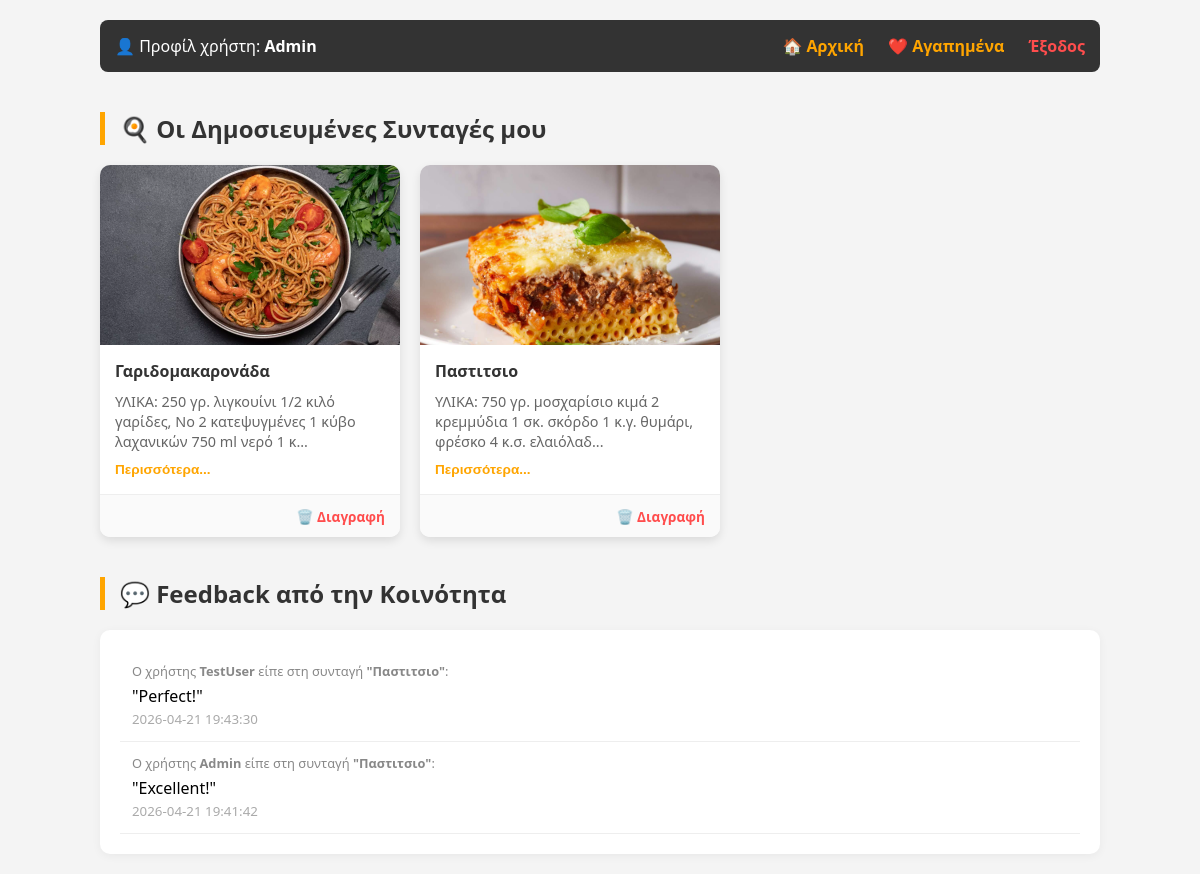
The app's page /profile.php (signed in) with its own data.
### tables this page shows
CREATE TABLE `recipes` (
  `id` int(11) NOT NULL,
  `user_id` int(11) NOT NULL,
  `title` varchar(255) NOT NULL,
  `description` text NOT NULL,
  `image_url` varchar(255) DEFAULT NULL,
  `created_at` timestamp NOT NULL DEFAULT current_timestamp()
);

CREATE TABLE `comments` (
  `id` int(11) NOT NULL,
  `recipe_id` int(11) NOT NULL,
  `user_id` int(11) NOT NULL,
  `comment_text` text NOT NULL,
  `created_at` timestamp NOT NULL DEFAULT current_timestamp()
);

CREATE TABLE `users` (
  `id` int(11) NOT NULL,
  `username` varchar(100) NOT NULL,
  `email` varchar(100) NOT NULL,
  `password` varchar(255) NOT NULL
);

### profile.php (the view, shortened to what this page needs)
<?php
require_once 'config.php';
$user_id = $_SESSION['user_id'];
$stmt = $pdo->prepare("SELECT * FROM recipes WHERE user_id = ? ORDER BY created_at DESC");
$stmt->execute([$user_id]);
$my_recipes = $stmt->fetchAll();
$comment_sql = "SELECT c.*, u.username as commenter, r.title as recipe_title
                FROM comments c
                JOIN users u ON c.user_id = u.id
                JOIN recipes r ON c.recipe_id = r.id
                WHERE r.user_id = ?
                ORDER BY c.created_at DESC";
$c_stmt = $pdo->prepare($comment_sql);
$c_stmt->execute([$user_id]);
$feedbacks = $c_stmt->fetchAll();
?>
<!DOCTYPE html>
<html lang="el">
<head>
</head>
<body>
<div class="container">
    <header>
        <span>👤 Προφίλ χρήστη: <strong><?php echo htmlspecialchars($_SESSION['username']); ?></strong></span>
        <nav>
            <a href="index.php">🏠 Αρχική</a>
            <a href="favorites.php" style="margin-left:20px;">❤️ Αγαπημένα</a>
            <a href="logout.php" style="margin-left:20px; color:#ff4d4d;">Έξοδος</a>
        </nav>
    </header>
    <h2>🍳 Οι Δημοσιευμένες Συνταγές μου</h2>
    <div class="recipe-grid">
        <?php if (empty($my_recipes)): ?>
            <p style="padding-left: 20px;">Δεν έχετε ανεβάσει ακόμα συνταγές.</p>
        <?php else: ?>
            <?php foreach ($my_recipes as $recipe): ?>
                <div class="recipe-card">
                    <?php if($recipe['image_url']): ?>
                        <img src="uploads/<?php echo htmlspecialchars($recipe['image_url']); ?>" class="recipe-img">
                    <?php endif; ?>
                    <div class="recipe-body">
                        <h4><?php echo htmlspecialchars($recipe['title']); ?></h4>
                        <div id="short-<?php echo $recipe['id']; ?>">
                            <p><?php echo mb_strimwidth(htmlspecialchars($recipe['description']), 0, 100, "..."); ?></p>
                        </div>
                        <button class="toggle-btn" onclick="toggleRecipe(<?php echo $recipe['id']; ?>)" id="btn-<?php echo $recipe['id']; ?>">
                            Περισσότερα...
                        </button>
                    </div>
                    <div class="recipe-footer">
                        <a href="delete_recipe.php?id=<?php echo $recipe['id']; ?>" class="delete-btn" onclick="return confirm('Σίγουρα διαγραφή;')">🗑️ Διαγραφή</a>
                    </div>
                </div>
            <?php endforeach; ?>
        <?php endif; ?>
    </div>
    <h2>💬 Feedback από την Κοινότητα</h2>
    <div class="feedback-section">
        <?php if (empty($feedbacks)): ?>
            <p>Δεν υπάρχουν ακόμα σχόλια για τις συνταγές σας.</p>
        <?php else: ?>
            <?php foreach ($feedbacks as $fb): ?>
                <div class="comment-item">
                    <div class="comment-meta">
                        Ο χρήστης <strong><?php echo htmlspecialchars($fb['commenter']); ?></strong>
                        είπε στη συνταγή <strong>"<?php echo htmlspecialchars($fb['recipe_title']); ?>"</strong>:
                    </div>
                    <div class="comment-text">
                        "<?php echo htmlspecialchars($fb['comment_text']); ?>"
                    </div>
                    <small style="color:#aaa;"><?php echo $fb['created_at']; ?></small>
                </div>
            <?php endforeach; ?>
        <?php endif; ?>
    </div>
</div>
</body>
</html>

### profile.php (style rules this page uses)
body { font-family: 'Segoe UI', Tahoma, sans-serif; background: #f4f4f4; margin: 0; padding: 20px; }
.container { max-width: 1000px; margin: auto; }
header { background: #333; color: white; padding: 15px; border-radius: 8px; display: flex; justify-content: space-between; align-items: center; margin-bottom: 30px; }
header a { color: #ffa500; text-decoration: none; font-weight: bold; }
h2 { border-left: 5px solid #ffa500; padding-left: 15px; color: #333; margin-top: 40px; }
.recipe-grid { display: flex; flex-wrap: wrap; gap: 20px; }
.recipe-card { background: white; border-radius: 10px; width: 300px; box-shadow: 0 4px 10px rgba(0,0,0,0.1); overflow: hidden; display: flex; flex-direction: column; }
.recipe-img { width: 100%; height: 180px; object-fit: cover; }
.recipe-body { padding: 15px; flex-grow: 1; }
.recipe-body h4 { margin: 0 0 10px 0; color: #333; }
.recipe-body p { font-size: 0.9rem; color: #666; line-height: 1.4; margin: 0; }
.toggle-btn { background: none; border: none; color: #ffa500; cursor: pointer; font-weight: bold; padding: 0; margin-top: 10px; font-size: 0.85rem; }
.recipe-footer { padding: 10px 15px; background: #fafafa; border-top: 1px solid #eee; text-align: right; }
.delete-btn { color: #ff4d4d; text-decoration: none; font-weight: bold; font-size: 0.85rem; }
.feedback-section { background: white; padding: 20px; border-radius: 10px; margin-top: 20px; box-shadow: 0 2px 10px rgba(0,0,0,0.05); }
.comment-item { padding: 12px; border-bottom: 1px solid #eee; }
.comment-meta { font-size: 0.8rem; color: #888; margin-bottom: 5px; }

### records on screen
recipes: image_url (picture), title "Γαριδομακαρονάδα", description "ΥΛΙΚΑ: 250 γρ. λιγκουίνι 1/2 κιλό γαρίδες, Νο 2 κατεψυγμένες 1 κύβο λαχανικών 750 ml νερό 1 κ..."
recipes: image_url (picture), title "Παστιτσιο", description "ΥΛΙΚΑ: 750 γρ. μοσχαρίσιο κιμά 2 κρεμμύδια 1 σκ. σκόρδο 1 κ.γ. θυμάρι, φρέσκο 4 κ.σ. ελαιόλαδ..."
comments: user.username "TestUser", recipe.title "Παστιτσιο", comment_text "Perfect!", created_at "2026-04-21 19:43:30"
comments: user.username "Admin", recipe.title "Παστιτσιο", comment_text "Excellent!", created_at "2026-04-21 19:41:42"

### other values on screen
$_SESSION['username'] "Admin"
